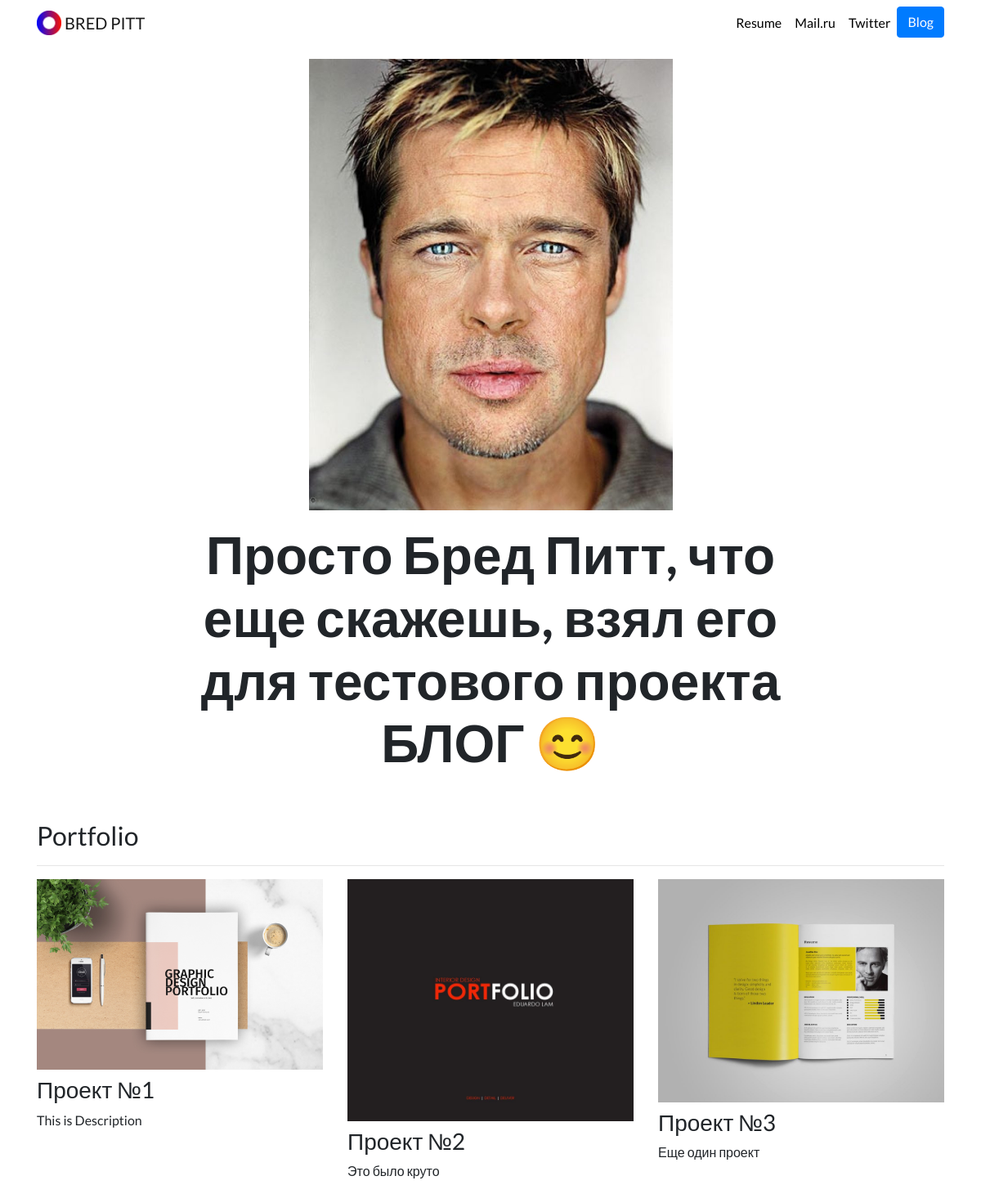
The page / on the database its author committed.
### portfolio/models.py (models this page shows, shortened)
class Project(models.Model):
    title = models.CharField(max_length=100)
    description = models.CharField(max_length=250)
    image = models.ImageField(upload_to='portfolio/images/')
    url = models.URLField(blank=True)

### portfolio/views.py (the view)
# urls.py: 2. Add a URL to urlpatterns:  path('', views.home, name='home')
def home(request):
    projects = Project.objects.all()
    return render(request, 'portfolio/home.html', {'projects': projects})

### portfolio/templates/portfolio/home.html
{% extends "portfolio/base.html" %}
{% load static %}
{% block content %}
<div class="row justify-content-center my-3">
  <div class="col-5">
    <img src="{% static 'portfolio/bred_pitt_foto6.jpg' %}" class="img-fluid">
  </div>
</div>
<div class="row justify-content-center mb-3">
  <div class="col-md-9 text-center">
    <h1 id="hometext" class="font-weight-bold">Просто Бред Питт, что еще скажешь, взял его для тестового проекта БЛОГ 😊</h1>
  </div>
</div>
<h2 class="mt-5">Portfolio</h2>
<hr>
<div class="row">
  {% for project in projects %}
  <div class="col-lg-4 col-md-6">
    {% if project.url %}
    <a href="{{ project.url }}">
      <img src="{{ project.image.url }}" class="img-fluid mb-2">
    </a>
    {% else %}
    <img src="{{ project.image.url }}" class="img-fluid mb-2">
    {% endif %}
    <h3>{{ project.title }}</h3>
    <p>{{ project.description }}</p>
  </div>
  {% endfor %}
</div>
{% endblock %}

### portfolio/templates/portfolio/base.html (shortened to what this page needs)
{% load static %}
<!doctype html>
<html lang="en">
<head>
  <link rel="stylesheet" href="https://stackpath.bootstrapcdn.com/bootstrap/4.4.1/css/bootstrap.min.css">
  <link rel="stylesheet" href="{% static "portfolio/custom.css" %}">
</head>
<body>
  <nav id="topNav" class="navbar navbar-expand-md navbar-light">
    <div class="container">
      <a class="navbar-brand" href="{% url 'home' %}">
        <img src="{% static "portfolio/Logo.png" %}" width="30" height="30" class="d-inline-block align-top" alt="Nick's Logo">
        <span>BRED PITT</span>
      </a>
      <div class="collapse navbar-collapse text-center" id="navbarNav">
        <ul class="navbar-nav ml-auto">
          <li class="nav-item">
            <a class="nav-link" href="{% static "portfolio/BredPitt_resume.pdf" %}">Resume</a>
          </li>
          <li class="nav-item">
            <a class="nav-link" href="https://www.mail.ru" target="_blank">Mail.ru</a>
          </li>
          <li class="nav-item">
            <a class="nav-link" href="https://twitter.com" target="_blank">Twitter</a>
          </li>
          <li>
            <a role="button" href="{% url 'blog:all_blogs' %}" class="btn btn-primary">Blog</a>
          </li>
        </ul>
      </div>
    </div>
  </nav>
  <div class="container">
    {% block content %}{% endblock %}
  </div>
</body>
</html>

### portfolio/static/portfolio/custom.css (style rules this page uses)
.navbar-nav .nav-link { color: rgba(0,0,0,1) !important; }
body { font-family: 'Lato', sans-serif; }
@media (min-width: 992px) { #hometext { font-size: 4rem; } }

### rows shown on the page
Project: image (picture), title "Проект №1", description "This is Description"
Project: image (picture), title "Проект №2", description "Это было круто"
Project: image (picture), title "Проект №3", description "Еще один проект"
